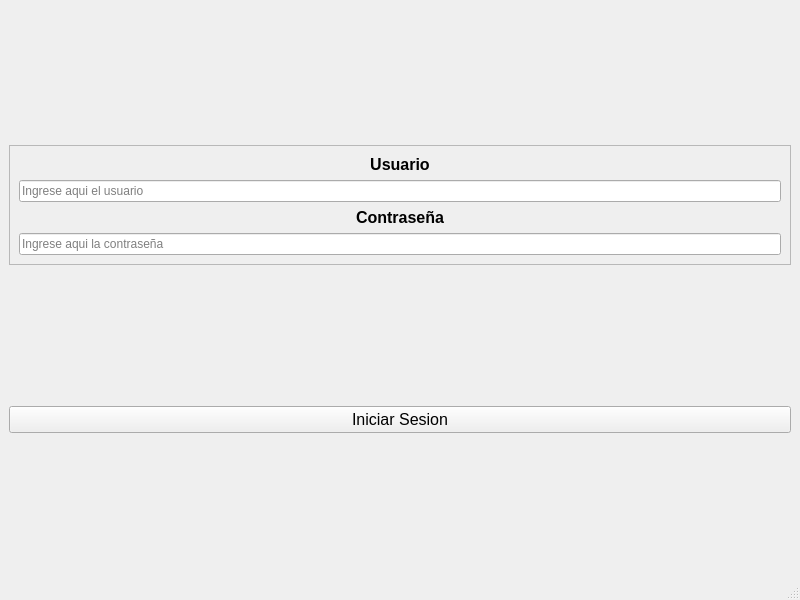
<?xml version="1.0" encoding="UTF-8"?>
<ui version="4.0">
 <class>ui_login</class>
 <widget class="QMainWindow" name="ui_login">
  <property name="geometry">
   <rect>
    <x>0</x>
    <y>0</y>
    <width>800</width>
    <height>600</height>
   </rect>
  </property>
  <property name="windowTitle">
   <string>MainWindow</string>
  </property>
  <property name="styleSheet">
   <string notr="true">/* === Tablas === */
QTableWidget {
    background-color: #ffffff;
    color: #333333;
    gridline-color: #e0e0e0;
    border: 1px solid #dcdcdc;
    border-radius: 6px;
    font-family: &quot;Segoe UI Variable&quot;, &quot;Roboto&quot;, &quot;Open Sans&quot;, sans-serif;
    font-size: 15px;
    font-weight: 300;
    selection-background-color: #e8f0fe; /* azul claro al seleccionar */
    selection-color: #0078d7;
    alternate-background-color: #f9fafc; /* filas alternadas */
}

/* Cabecera horizontal */
QHeaderView::section {
    background-color: #f1f3f6;
    color: #333333;
    border: 1px solid #dcdcdc;
    border-radius: 4px;
    font-weight: 400;
    font-size: 15px;
    padding: 8px;
}

/* Cabecera horizontal al pasar el cursor */
QHeaderView::section:hover {
    background-color: #e8ecf1;
}

/* Celdas */
QTableWidget::item {
    padding: 6px;
    border: none;
}

/* Celda seleccionada */
QTableWidget::item:selected {
    background-color: #e8f0fe;
    color: #0078d7;
}

/* Bordes del header alineados al contenido */
QHeaderView {
    border: none;
}

/* Barra de desplazamiento dentro de la tabla */
QTableCornerButton::section {
    background-color: #f1f3f6;
    border: 1px solid #dcdcdc;
}

/* Scrollbars coherentes dentro de tablas */
QTableWidget QScrollBar:vertical {
    border: none;
    background: #f0f0f0;
    width: 10px;
    border-radius: 4px;
}
QTableWidget QScrollBar::handle:vertical {
    background: #cccccc;
    min-height: 20px;
    border-radius: 4px;
}
QTableWidget QScrollBar::handle:vertical:hover {
    background: #0078d7;
}
QTableWidget QScrollBar::add-line:vertical,
QTableWidget QScrollBar::sub-line:vertical {
    height: 0;
}</string>
  </property>
  <widget class="QWidget" name="centralwidget">
   <layout class="QVBoxLayout" name="verticalLayout_2">
    <item>
     <spacer name="verticalSpacer_2">
      <property name="orientation">
       <enum>Qt::Vertical</enum>
      </property>
      <property name="sizeHint" stdset="0">
       <size>
        <width>20</width>
        <height>40</height>
       </size>
      </property>
     </spacer>
    </item>
    <item>
     <widget class="QFrame" name="frame">
      <property name="layoutDirection">
       <enum>Qt::LeftToRight</enum>
      </property>
      <property name="autoFillBackground">
       <bool>false</bool>
      </property>
      <property name="frameShape">
       <enum>QFrame::StyledPanel</enum>
      </property>
      <property name="frameShadow">
       <enum>QFrame::Raised</enum>
      </property>
      <layout class="QVBoxLayout" name="verticalLayout">
       <item>
        <widget class="QLabel" name="label">
         <property name="maximumSize">
          <size>
           <width>16777215</width>
           <height>25</height>
          </size>
         </property>
         <property name="font">
          <font>
           <pointsize>12</pointsize>
           <weight>75</weight>
           <bold>true</bold>
          </font>
         </property>
         <property name="text">
          <string>Usuario</string>
         </property>
         <property name="alignment">
          <set>Qt::AlignCenter</set>
         </property>
        </widget>
       </item>
       <item>
        <widget class="QLineEdit" name="username_txt">
         <property name="placeholderText">
          <string>Ingrese aqui el usuario</string>
         </property>
        </widget>
       </item>
       <item>
        <widget class="QLabel" name="label_2">
         <property name="maximumSize">
          <size>
           <width>16777215</width>
           <height>25</height>
          </size>
         </property>
         <property name="font">
          <font>
           <pointsize>12</pointsize>
           <weight>75</weight>
           <bold>true</bold>
          </font>
         </property>
         <property name="styleSheet">
          <string notr="true">/* === Tablas === */
QTableWidget {
    background-color: #ffffff;
    color: #333333;
    gridline-color: #e0e0e0;
    border: 1px solid #dcdcdc;
    border-radius: 6px;
    font-family: &quot;Segoe UI Variable&quot;, &quot;Roboto&quot;, &quot;Open Sans&quot;, sans-serif;
    font-size: 15px;
    font-weight: 300;
    selection-background-color: #e8f0fe; /* azul claro al seleccionar */
    selection-color: #0078d7;
    alternate-background-color: #f9fafc; /* filas alternadas */
}

/* Cabecera horizontal */
QHeaderView::section {
    background-color: #f1f3f6;
    color: #333333;
    border: 1px solid #dcdcdc;
    border-radius: 4px;
    font-weight: 400;
    font-size: 15px;
    padding: 8px;
}

/* Cabecera horizontal al pasar el cursor */
QHeaderView::section:hover {
    background-color: #e8ecf1;
}

/* Celdas */
QTableWidget::item {
    padding: 6px;
    border: none;
}

/* Celda seleccionada */
QTableWidget::item:selected {
    background-color: #e8f0fe;
    color: #0078d7;
}

/* Bordes del header alineados al contenido */
QHeaderView {
    border: none;
}

/* Barra de desplazamiento dentro de la tabla */
QTableCornerButton::section {
    background-color: #f1f3f6;
    border: 1px solid #dcdcdc;
}

/* Scrollbars coherentes dentro de tablas */
QTableWidget QScrollBar:vertical {
    border: none;
    background: #f0f0f0;
    width: 10px;
    border-radius: 4px;
}
QTableWidget QScrollBar::handle:vertical {
    background: #cccccc;
    min-height: 20px;
    border-radius: 4px;
}
QTableWidget QScrollBar::handle:vertical:hover {
    background: #0078d7;
}
QTableWidget QScrollBar::add-line:vertical,
QTableWidget QScrollBar::sub-line:vertical {
    height: 0;
}</string>
         </property>
         <property name="text">
          <string>Contraseña</string>
         </property>
         <property name="alignment">
          <set>Qt::AlignCenter</set>
         </property>
        </widget>
       </item>
       <item>
        <widget class="QLineEdit" name="password_txt">
         <property name="echoMode">
          <enum>QLineEdit::Password</enum>
         </property>
         <property name="placeholderText">
          <string>Ingrese aqui la contraseña</string>
         </property>
        </widget>
       </item>
      </layout>
     </widget>
    </item>
    <item>
     <spacer name="verticalSpacer_3">
      <property name="orientation">
       <enum>Qt::Vertical</enum>
      </property>
      <property name="sizeHint" stdset="0">
       <size>
        <width>20</width>
        <height>40</height>
       </size>
      </property>
     </spacer>
    </item>
    <item>
     <widget class="QPushButton" name="login_btn">
      <property name="font">
       <font>
        <pointsize>12</pointsize>
       </font>
      </property>
      <property name="text">
       <string>Iniciar Sesion</string>
      </property>
      <property name="icon">
       <iconset>
        <normaloff>../resources/imagenes/iniciarSesion.png</normaloff>../resources/imagenes/iniciarSesion.png</iconset>
      </property>
      <property name="iconSize">
       <size>
        <width>32</width>
        <height>32</height>
       </size>
      </property>
     </widget>
    </item>
    <item>
     <spacer name="verticalSpacer">
      <property name="orientation">
       <enum>Qt::Vertical</enum>
      </property>
      <property name="sizeHint" stdset="0">
       <size>
        <width>20</width>
        <height>40</height>
       </size>
      </property>
     </spacer>
    </item>
   </layout>
  </widget>
  <widget class="QStatusBar" name="statusbar"/>
 </widget>
 <resources/>
 <connections/>
</ui>
